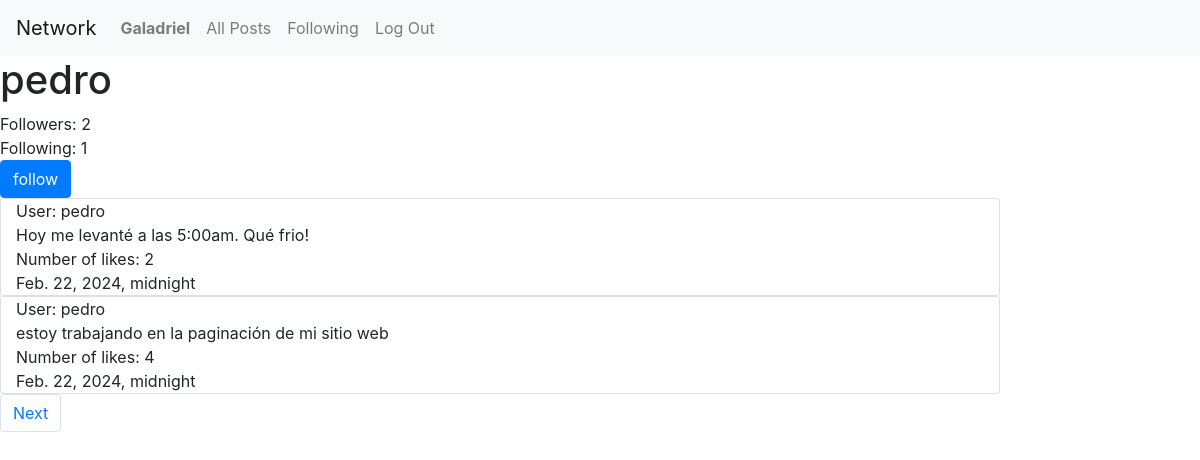
/profile/3 (signed in), run on the app's committed database.
### network/models.py (models this page shows, shortened)
class User(AbstractUser):
    pass
    def __str__(self):
        return self.username

class Post(models.Model):
    user = models.ForeignKey(User, on_delete=models.CASCADE, blank=True, null=True, related_name="poster")
    post = models.CharField(max_length=64)
    date = models.DateTimeField()
    likes = models.IntegerField(default=1)

### network/views.py (the view)
# urls.py: path("profile/<int:user_id>", views.profile, name="profile"),
def profile(request, user_id):
    if request.user.is_authenticated:
        user = User.objects.get(pk=user_id)
        posts = Post.objects.filter(user=user_id).order_by('-date')
        following = Follow.objects.filter(user=user)
        followers = Follow.objects.filter(user_follower=user)
        try:
            checkFollow = followers.filter(user=User.objects.get(pk=request.user.id))
            if len(checkFollow) != 0:
                isFollowing = True
            else:
                isFollowing = False
        except:
            isFollowing =False
        paginator = Paginator(posts, 2) #show 2 posts per page
        page_number = request.GET.get('page')
        page_obj = paginator.get_page(page_number)
        return render(request, "network/profile.html", {
            'page_obj': page_obj,
            'userName': user.username,
            'following': following,
            'followers': followers,
            'isFollowing': isFollowing,
            'user_profile': user,
        })
    else:
        posts = Post.objects.filter(user=user_id).order_by('-date')
        return render(request, "network/profile.html", {
            'posts': posts,
        })

### network/templates/network/profile.html (shortened to what this page needs)
{% extends "network/layout.html" %}
{% load static %}
{% block body%}
    {% if user.is_authenticated %}
    <h1>{{userName}}</h1>
    {% else %}
    <h4>Please log in to have full access.</h4>
    {% endif %}
    <div>
        <section>
            Followers: {{ followers.count }}
        </section>
        <section>
            Following: {{ following.count }}
        </section>
        {% if user.is_authenticated %}
         {% if user != user_profile %}
          {% if isFollowing %}
          <form action="{% url 'unfollow' %}" method="post">
            {% csrf_token %}
            <input type="hidden" name="userfollow" value="{{ user_profile }}">
            <input type="submit" class="btn btn-primary" value="unfollow">
          </form>
          {% else %}
          <form action="{% url 'follow' %}" method="post">
            <input type="submit" class="btn btn-primary" value="follow">
          </form>
          {% endif %}
          {% for post in page_obj %}
            <div class="card col-10">
                <div>User: {{ post.user }}</div>
                <div id="">{{ post.post }}</div>
                <div>Number of likes: {{post.likes}}</div>
                <div>{{ post.date }}</div>
            </div>
          {% endfor %}
        {% endif %}
        <div class="mb-3">
            <div>
              <nav aria-label="Page navigation example">
                  <ul class="pagination">
                      {% if page_obj.has_next %}
                      <li class="page-item"><a class="page-link" href="?page={{ page_obj.next_page_number }}">Next</a></li>
                      {% endif %}
                  </ul>
                </nav>
          </div>
        </div>
      {% endif %}
  </div>
{% endblock %}

### network/templates/network/layout.html (shortened to what this page needs)
{% load static %}
<!DOCTYPE html>
<html lang="en">
    <head>
        <link rel="stylesheet" href="https://stackpath.bootstrapcdn.com/bootstrap/4.4.1/css/bootstrap.min.css">
        <link href="{% static 'network/styles.css' %}" rel="stylesheet">
    </head>
    <body>
        <nav class="navbar navbar-expand-lg navbar-light bg-light">
            <a class="navbar-brand" href="#">Network</a>
            <div>
              <ul class="navbar-nav mr-auto">
                {% if user.is_authenticated %}
                    <li class="nav-item">
                        <a id="profile" class="nav-link" href="{% url 'profile' user_id=user.id %}"><strong>{{ user.username }}</strong></a>
                    </li>
                {% endif %}
                <li class="nav-item">
                  <a class="nav-link" href="{% url 'index' %}">All Posts</a>
                </li>
                {% if user.is_authenticated %}
                    <li class="nav-item">
                        <a class="nav-link" href="{% url 'following' %}">Following</a>
                    </li>
                    <li class="nav-item">
                        <a class="nav-link" href="{% url 'logout' %}">Log Out</a>
                    </li>
                {% endif %}
              </ul>
            </div>
          </nav>
        <div class="body">
            {% block body %}
            {% endblock %}
        </div>
    </body>
</html>

### data on the page
User: username "Galadriel"
User: username "pedro"
Post: user "pedro", post "Hoy me levanté a las 5:00am. Qué frio!", likes "2", date "Feb. 22, 2024, midnight"
Post: user "pedro", post "estoy trabajando en la paginación de mi sitio web", likes "4", date "Feb. 22, 2024, midnight"

### other printed values
{{ followers.count }} "2"
{{ following.count }} "1"
